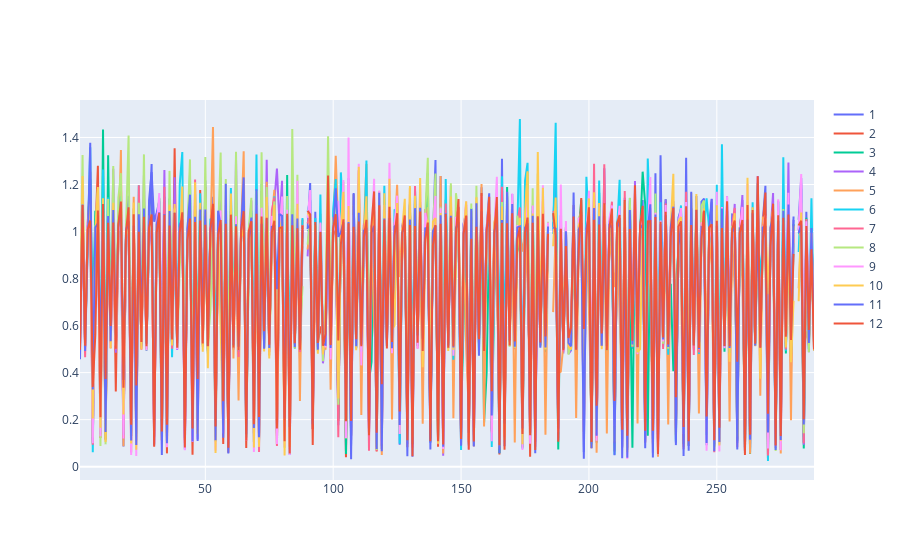

Source (notebook cell):
### Code cell
fig=go.Figure()
for i in range(12):
    fig.add_trace(go.Scatter(x=list(range(1,289)),y=aspectR[i,:],name=f'{i+1}'))
fig.show()

### Figure 1 — Plotly figure (JSON) as saved in the notebook; plotly's stock layout.template omitted (floating-point values rounded to 4 significant figures; data arrays with more than 128 entries replaced by an {"elided": "..."} marker saying what was removed)
{"data": [{"name": "1", "type": "scatter", "x": {"elided": "288 int values"}, "y": {"elided": "288 float values"}}, {"name": "2", "type": "scatter", "x": {"elided": "288 int values"}, "y": {"elided": "288 float values"}}, {"name": "3", "type": "scatter", "x": {"elided": "288 int values"}, "y": {"elided": "288 float values"}}, {"name": "4", "type": "scatter", "x": {"elided": "288 int values"}, "y": {"elided": "288 float values"}}, {"name": "5", "type": "scatter", "x": {"elided": "288 int values"}, "y": {"elided": "288 float values"}}, {"name": "6", "type": "scatter", "x": {"elided": "288 int values"}, "y": {"elided": "288 float values"}}, {"name": "7", "type": "scatter", "x": {"elided": "288 int values"}, "y": {"elided": "288 float values"}}, {"name": "8", "type": "scatter", "x": {"elided": "288 int values"}, "y": {"elided": "288 float values"}}, {"name": "9", "type": "scatter", "x": {"elided": "288 int values"}, "y": {"elided": "288 float values"}}, {"name": "10", "type": "scatter", "x": {"elided": "288 int values"}, "y": {"elided": "288 float values"}}, {"name": "11", "type": "scatter", "x": {"elided": "288 int values"}, "y": {"elided": "288 float values"}}, {"name": "12", "type": "scatter", "x": {"elided": "288 int values"}, "y": {"elided": "288 float values"}}], "layout": {}}
